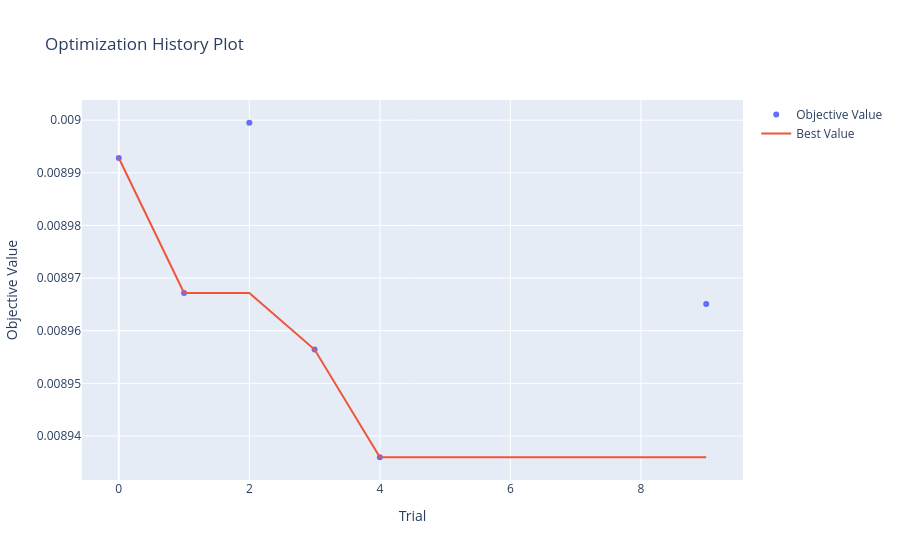
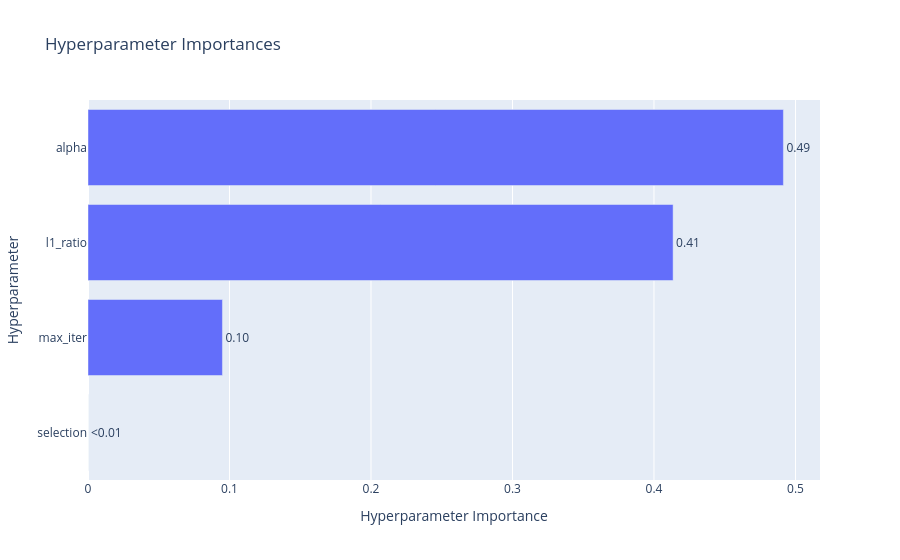

Notebook cell for these charts, in order:
### Code cell
study = results[0]["study"]

vis.plot_optimization_history(study).show()
vis.plot_param_importances(study).show()

### Figure 1 — Plotly figure (JSON) as saved in the notebook; plotly's stock layout.template omitted (floating-point values rounded to 4 significant figures)
{"data": [{"mode": "markers", "name": "Objective Value", "x": [0, 1, 2, 3, 4, 9], "y": [0.008993, 0.008967, 0.009, 0.008956, 0.008936, 0.008965], "type": "scatter"}, {"mode": "lines", "name": "Best Value", "x": [0, 1, 2, 3, 4, 5, 6, 7, 8, 9], "y": [0.008993, 0.008967, 0.008967, 0.008956, 0.008936, 0.008936, 0.008936, 0.008936, 0.008936, 0.008936], "type": "scatter"}, {"marker": {"color": "#cccccc"}, "mode": "markers", "name": "Infeasible Trial", "showlegend": false, "x": [], "y": [], "type": "scatter"}], "layout": {"title": {"text": "Optimization History Plot"}, "xaxis": {"title": {"text": "Trial"}}, "yaxis": {"title": {"text": "Objective Value"}}}}

### Figure 2 — Plotly figure (JSON) as saved in the notebook; plotly's stock layout.template omitted (floating-point values rounded to 4 significant figures)
{"data": [{"cliponaxis": false, "hovertemplate": ["selection (CategoricalDistribution): 0.0<extra></extra>", "max_iter (IntDistribution): 0.09502064732671207<extra></extra>", "l1_ratio (FloatDistribution): 0.413515978753527<extra></extra>", "alpha (FloatDistribution): 0.49146337391976086<extra></extra>"], "name": "Objective Value", "orientation": "h", "text": ["<0.01", "0.10", "0.41", "0.49"], "textposition": "outside", "x": [0.0, 0.09502, 0.4135, 0.4915], "y": ["selection", "max_iter", "l1_ratio", "alpha"], "type": "bar"}], "layout": {"title": {"text": "Hyperparameter Importances"}, "xaxis": {"title": {"text": "Hyperparameter Importance"}}, "yaxis": {"title": {"text": "Hyperparameter"}}}}
